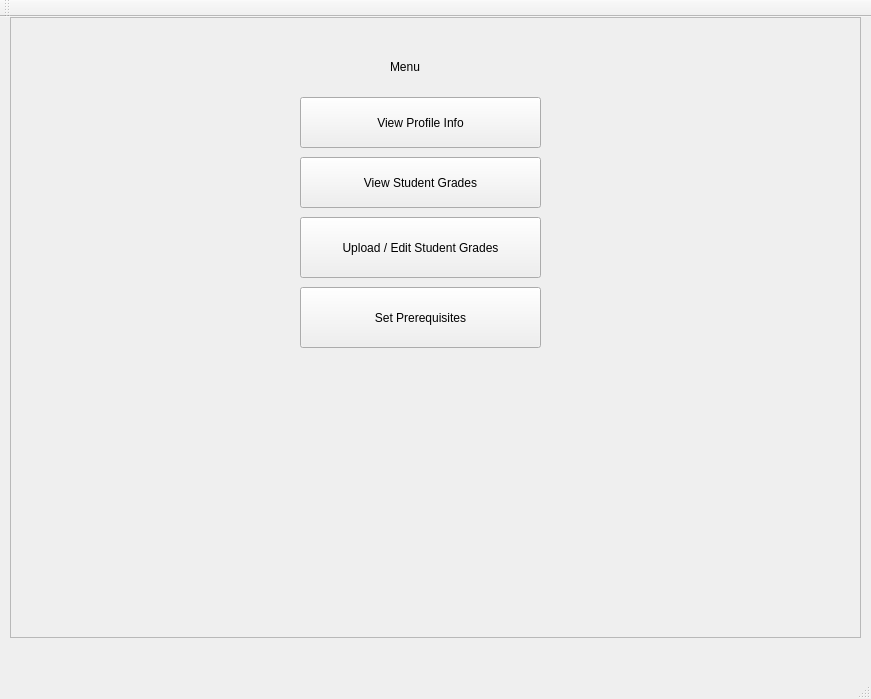
<?xml version="1.0" encoding="UTF-8"?>
<ui version="4.0">
 <class>AdminMenuClass</class>
 <widget class="QMainWindow" name="AdminMenuClass">
  <property name="geometry">
   <rect>
    <x>0</x>
    <y>0</y>
    <width>871</width>
    <height>699</height>
   </rect>
  </property>
  <property name="windowTitle">
   <string>AdminMenu</string>
  </property>
  <widget class="QWidget" name="centralWidget">
   <widget class="QFrame" name="frame">
    <property name="geometry">
     <rect>
      <x>10</x>
      <y>0</y>
      <width>851</width>
      <height>621</height>
     </rect>
    </property>
    <property name="frameShape">
     <enum>QFrame::StyledPanel</enum>
    </property>
    <property name="frameShadow">
     <enum>QFrame::Raised</enum>
    </property>
    <widget class="QLabel" name="label">
     <property name="geometry">
      <rect>
       <x>380</x>
       <y>40</y>
       <width>63</width>
       <height>20</height>
      </rect>
     </property>
     <property name="text">
      <string>Menu</string>
     </property>
    </widget>
    <widget class="QPushButton" name="viewProfile_Btn">
     <property name="geometry">
      <rect>
       <x>290</x>
       <y>80</y>
       <width>241</width>
       <height>51</height>
      </rect>
     </property>
     <property name="text">
      <string>View Profile Info</string>
     </property>
    </widget>
    <widget class="QPushButton" name="viewStudentGrades_Btn">
     <property name="geometry">
      <rect>
       <x>290</x>
       <y>140</y>
       <width>241</width>
       <height>51</height>
      </rect>
     </property>
     <property name="text">
      <string>View Student Grades</string>
     </property>
    </widget>
    <widget class="QPushButton" name="uploadGrades_Btn">
     <property name="geometry">
      <rect>
       <x>290</x>
       <y>200</y>
       <width>241</width>
       <height>61</height>
      </rect>
     </property>
     <property name="text">
      <string>Upload / Edit Student Grades</string>
     </property>
    </widget>
    <widget class="QPushButton" name="setPrerequisites_Btn">
     <property name="geometry">
      <rect>
       <x>290</x>
       <y>270</y>
       <width>241</width>
       <height>61</height>
      </rect>
     </property>
     <property name="text">
      <string>Set Prerequisites</string>
     </property>
    </widget>
   </widget>
  </widget>
  <widget class="QMenuBar" name="menuBar">
   <property name="geometry">
    <rect>
     <x>0</x>
     <y>0</y>
     <width>871</width>
     <height>25</height>
    </rect>
   </property>
  </widget>
  <widget class="QToolBar" name="mainToolBar">
   <attribute name="toolBarArea">
    <enum>TopToolBarArea</enum>
   </attribute>
   <attribute name="toolBarBreak">
    <bool>false</bool>
   </attribute>
  </widget>
  <widget class="QStatusBar" name="statusBar"/>
 </widget>
 <layoutdefault spacing="6" margin="11"/>
 <resources/>
 <connections/>
</ui>
